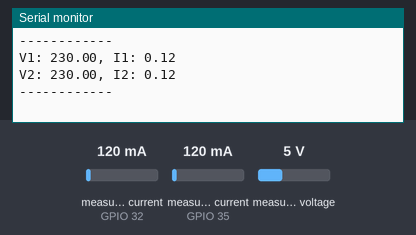
Bench run of a sketch on a simulated ESP32. Parts: the last lines printed to the serial monitor. The inputs (shaded band) are chosen by the test bench; at power-on: measured current (sensors on GPIO 32, GPIO 35) 120 mA, measured voltage 5 V.

Above: at 3.2 s.
3.3 s: measured current (sensor on GPIO 32) set to 40 mA
At 4.6 s:
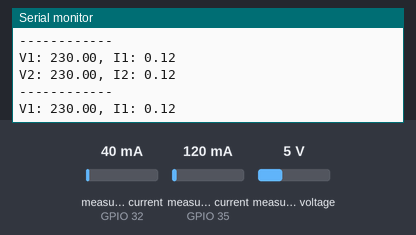
5.1 s: measured current (sensor on GPIO 35) set to 40 mA
At 6.7 s:
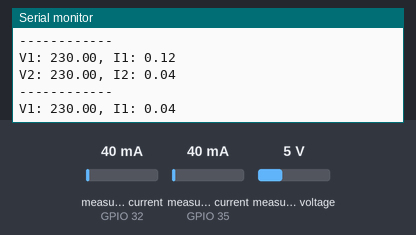
6.9 s: measured voltage set to 0.3 V
At 7.9 s:
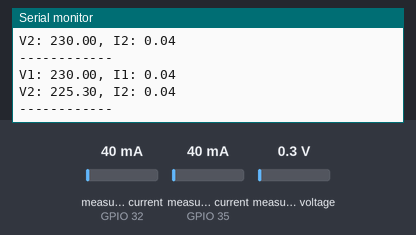
8.7 s: measured current (sensor on GPIO 32) set to 500 mA
At 10.3 s:
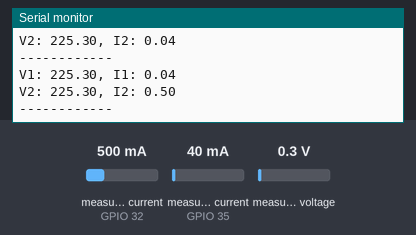
10.5 s: measured current (sensor on GPIO 35) set to 500 mA
At 11.8 s:
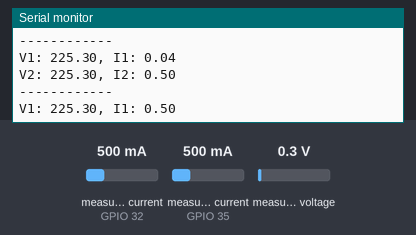
12.3 s: measured voltage set to 3.8 V
At 14.0 s:
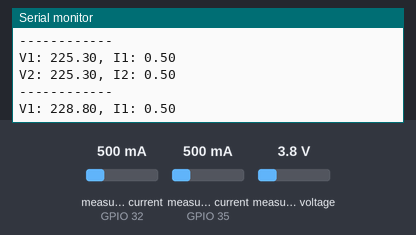
Timing chart, 0 to 15.1 s (numbered marks = the images above; inputs shaded):
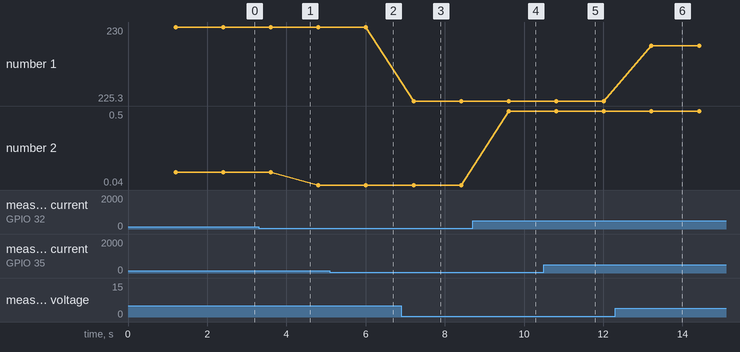

The sketch:

calibrate-vi.ino
```cpp
/* Calibrates the current sensor (SCT013)*/
/* ----------------------------------------------------*/
/* Instructions:
1. Set up the hardware, the potentiometer of the voltage sensor should be already adjusted.
2. Find an "almost pure" resistive load (no motors, no reactors, no electromagnets, no LEDs). Examples: heater, boiler, electric shower, electric oven, kettle...
3. Install a voltmeter and ammeter to use as reference.
4. Connect the voltage measurement and current measurement sensors.
5. Edit the sketch *calibrate-vi.ino* and set the correct GPIO pins for the sensors.
6. Set the calibration coefficients CV1, CV2, CV3, CI1, CI2 and CI3 to 1000 in the same file.
7. Compile and update the code from Arduino IDE.
8. Watch the values in the serial terminal and wait for them to stabilize. Use 115200bps as baud rate.
9. Take a note of the measured current (I) and voltage (V) from the ESP32 and the current and voltage from the reference voltmeter (Vr) and ammeter (Ir).
10. Calculate the calibration factors: CVnew = Vr*CVold/V, CInew = Ir*CIold/I where CVold and CIold are the previous calibrations from the sketch (initially 1000).
11. Change the values under the "Calibration" section of the code to the calculated ones (CInew and CVnew).
12. Compile and upload the code again, watch the serial monitor until the data stabilizes and then check if the measurements are correct.
13. Repeat steps 8 to 12 if necessary.
*/

#include "EmonLib.h" // Include Emon Library
#define ESP32

// Pin configuration
#define V1 34
#define V2 34
#define V3 34

#define I1 35
#define I2 32
#define I3 33

// Calibration settings (allways start with 1000)
#define CV1 1000
#define CV2 1000
#define CV3 1000

#define CI1 1000
#define CI2 1000
#define CI3 1000

EnergyMonitor emon1; // Phase 1
EnergyMonitor emon2; // Phase 2
// EnergyMonitor emon3; //Phase 3

void setup()
{
  Serial.begin(115200);

  /*
  Analog attenuation:

  ADC_0db: sets no attenuation. ADC can measure up to approximately 800 mV (1V input = ADC reading of 1088).
  ADC_2_5db: The input voltage of ADC will be attenuated, extending the range of measurement to up to approx. 1100 mV. (1V input = ADC reading of 3722).
  ADC_6db: The input voltage of ADC will be attenuated, extending the range of measurement to up to approx. 1350 mV. (1V input = ADC reading of 3033).
  ADC_11db (default): The input voltage of ADC will be attenuated, extending the range of measurement to up to approx. 2600 mV. (1V input = ADC reading of 1575).

  */
  analogSetPinAttenuation(V1, ADC_11db);
  analogSetPinAttenuation(V2, ADC_11db);
  analogSetPinAttenuation(V3, ADC_11db);

  analogSetPinAttenuation(I1, ADC_11db);
  analogSetPinAttenuation(I2, ADC_11db);
  analogSetPinAttenuation(I3, ADC_11db);

  // Phase 1
  emon1.voltage(V1, CV1, 1.732); // Voltage: input pin, calibration, phase_shift
  emon1.current(I1, CI1);        // Current: input pin, calibration.

  // Phase 2
  emon2.voltage(V2, CV2, 1.732); // Voltage: input pin, calibration, phase_shift
  emon2.current(I2, CI2);        // Current: input pin, calibration.

  // Phase 3
  // emon3.voltage(V3, CV3, 1.732);  // Voltage: input pin, calibration, phase_shift
  // emon3.current(I3, CI3);       // Current: input pin, calibration.

}

void loop()
{

  Serial.println("------------");

  // Phase 1
  emon1.calcVI(120, 2000); // Calculate all. No.of half wavelengths (crossings), time-out
  // emon1.serialprint();           // Print out all variables (realpower, apparent power, Vrms, Irms, power factor)

  float realPower = emon1.realPower;         // extract Real Power into variable
  float apparentPower = emon1.apparentPower; // extract Apparent Power into variable
  float powerFactor = emon1.powerFactor;     // extract Power Factor into Variable
  float supplyVoltage = emon1.Vrms;          // extract Vrms into Variable
  float Irms = emon1.Irms;                   // extract Irms into Variable

  Serial.print("V1: ");
  Serial.print(supplyVoltage);
  Serial.print(", I1: ");
  Serial.println(Irms);

  // Phase 2
  emon2.calcVI(120, 2000); // Calculate all. No.of half wavelengths (crossings), time-out
  // emon2.serialprint();           // Print out all variables (realpower, apparent power, Vrms, Irms, power factor)

  float realPower2 = emon2.realPower;         // extract Real Power into variable
  float apparentPower2 = emon2.apparentPower; // extract Apparent Power into variable
  float powerFactor2 = emon2.powerFactor;     // extract Power Factor into Variable
  float supplyVoltage2 = emon2.Vrms;          // extract Vrms into Variable
  float Irms2 = emon2.Irms;                   // extract Irms into Variable

  Serial.print("V2: ");
  Serial.print(supplyVoltage2);
  Serial.print(", I2: ");
  Serial.println(Irms2);

 /*
  // Phase 3
  emon3.calcVI(120, 2000); // Calculate all. No.of half wavelengths (crossings), time-out
  // emon2.serialprint();           // Print out all variables (realpower, apparent power, Vrms, Irms, power factor)

  float realPower3 = emon3.realPower;         // extract Real Power into variable
  float apparentPower3 = emon3.apparentPower; // extract Apparent Power into variable
  float powerFactor3 = emon3.powerFactor;     // extract Power Factor into Variable
  float supplyVoltage3 = emon3.Vrms;          // extract Vrms into Variable
  float Irms3 = emon3.Irms;                   // extract Irms into Variable

  Serial.print("V3: ");
  Serial.print(supplyVoltage3);
  Serial.print(", I3: ");
  Serial.println(Irms3);
  */
}
```

Measured:
- after the input at 5.1 s, the serial monitor: prints a new line after 0.91 s (image 2)
- after the input at 6.9 s, the serial monitor: prints a new line after 0.31 s (image 3)
- after the input at 8.7 s, the serial monitor: prints a new line after 0.91 s (image 4)
- after the input at 10.5 s, the serial monitor: prints a new line after 0.31 s (image 5)
- after the input at 12.3 s, the serial monitor: prints a new line after 0.92 s (image 6)
- plotted number 1: 230 → 225.3 after the input at 6.9 s, 225.3 → 228.8 after the input at 12.3 s
- plotted number 2: 0.12 → 0.04 after the input at 3.3 s, 0.04 → 0.5 after the input at 8.7 s
